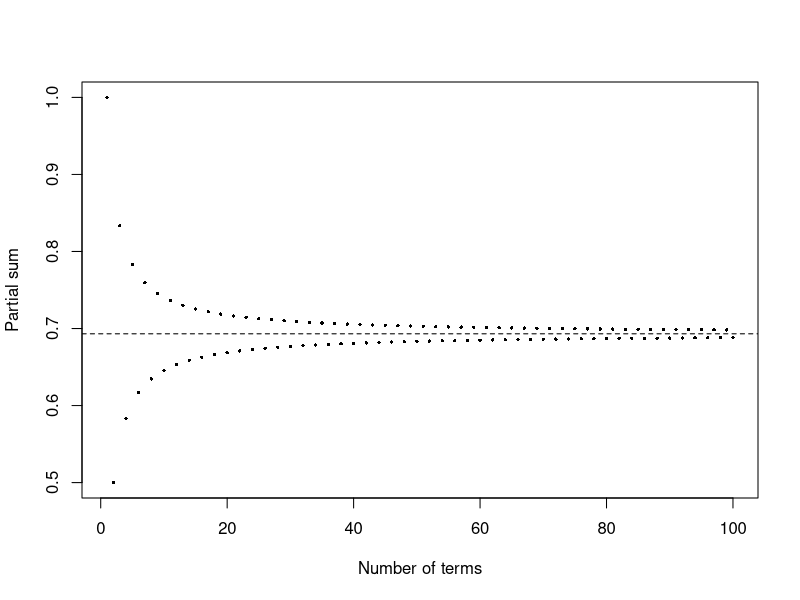

Here is the R script that generated this plot:
n <- 1:100
terms <- (-1)^(n - 1) / n
partial <- cumsum(terms)
plot(n, partial, pch=16, cex=0.45,
     xlab="Number of terms", ylab="Partial sum")
abline(h=log(2), lty=2)
cat("100-term estimate:", tail(partial, 1), "\n")
cat("Exact limit:", log(2), "\n")
